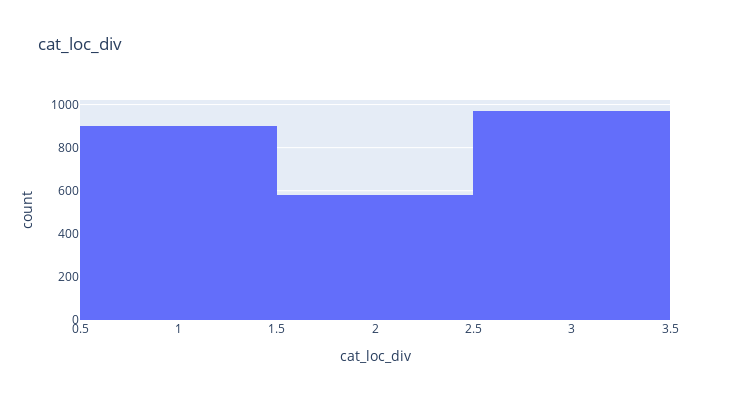

Notebook cell for this chart:
### Code cell
# Check location distribution.
fig_tmp = px.histogram(df_raw_hh, x= "cat_loc_div", title= "cat_loc_div")
fig_tmp.update_layout(width= 750, height= 400)
fig_tmp.show()

### Figure 1 — Plotly figure (JSON) as saved in the notebook; plotly's stock layout.template omitted (floating-point values rounded to 4 significant figures; data arrays with more than 128 entries replaced by an {"elided": "..."} marker saying what was removed)
{"data": [{"alignmentgroup": "True", "bingroup": "x", "hovertemplate": "cat_loc_div=%{x}<br>count=%{y}<extra></extra>", "legendgroup": "", "marker": {"color": "#636efa", "pattern": {"shape": ""}}, "name": "", "offsetgroup": "", "orientation": "v", "showlegend": false, "type": "histogram", "x": {"elided": "2452 int values"}, "xaxis": "x", "yaxis": "y"}], "layout": {"barmode": "relative", "height": 400, "legend": {"tracegroupgap": 0}, "title": {"text": "cat_loc_div"}, "width": 750, "xaxis": {"anchor": "y", "domain": [0, 1], "title": {"text": "cat_loc_div"}}, "yaxis": {"anchor": "x", "domain": [0, 1], "title": {"text": "count"}}}}
